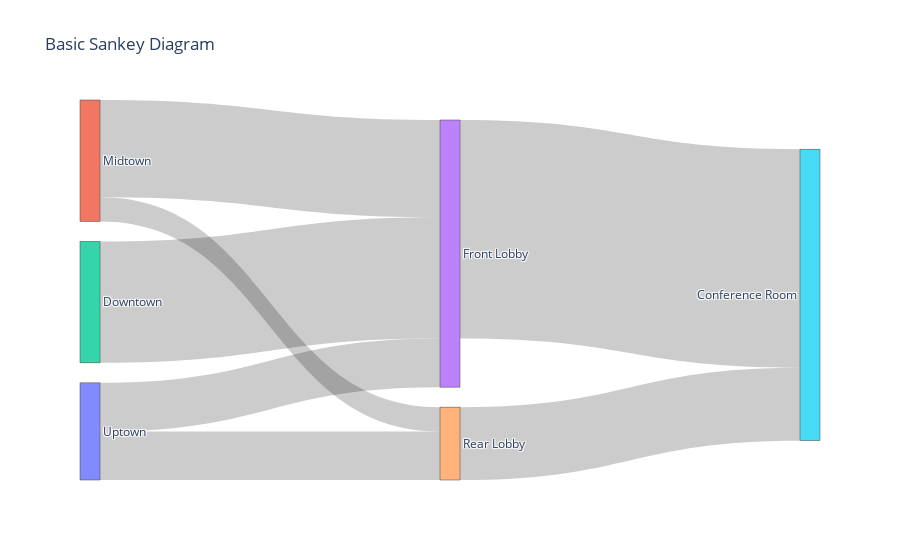

Write notebook code for a chart like this one.
### Markdown cell above
#### Plot the diagram
We observe that 2 of the attendees seem to have lost their way from the front lobby to the conference room

### Code cell
fig = dict(data=[data], 
           layout=layout)

offline.iplot(fig)

### Figure 1 — Plotly figure (JSON) as saved in the notebook; plotly's stock layout.template omitted (floating-point values rounded to 4 significant figures)
{"data": [{"link": {"source": [0, 0, 1, 1, 2, 3, 4], "target": [3, 4, 3, 4, 3, 5, 5], "value": [2, 2, 4, 1, 5, 9, 3]}, "node": {"label": ["Uptown", "Midtown", "Downtown", "Front Lobby", "Rear Lobby", "Conference Room"]}, "type": "sankey"}], "layout": {"font": {"size": 12}, "title": {"text": "Basic Sankey Diagram"}}}
